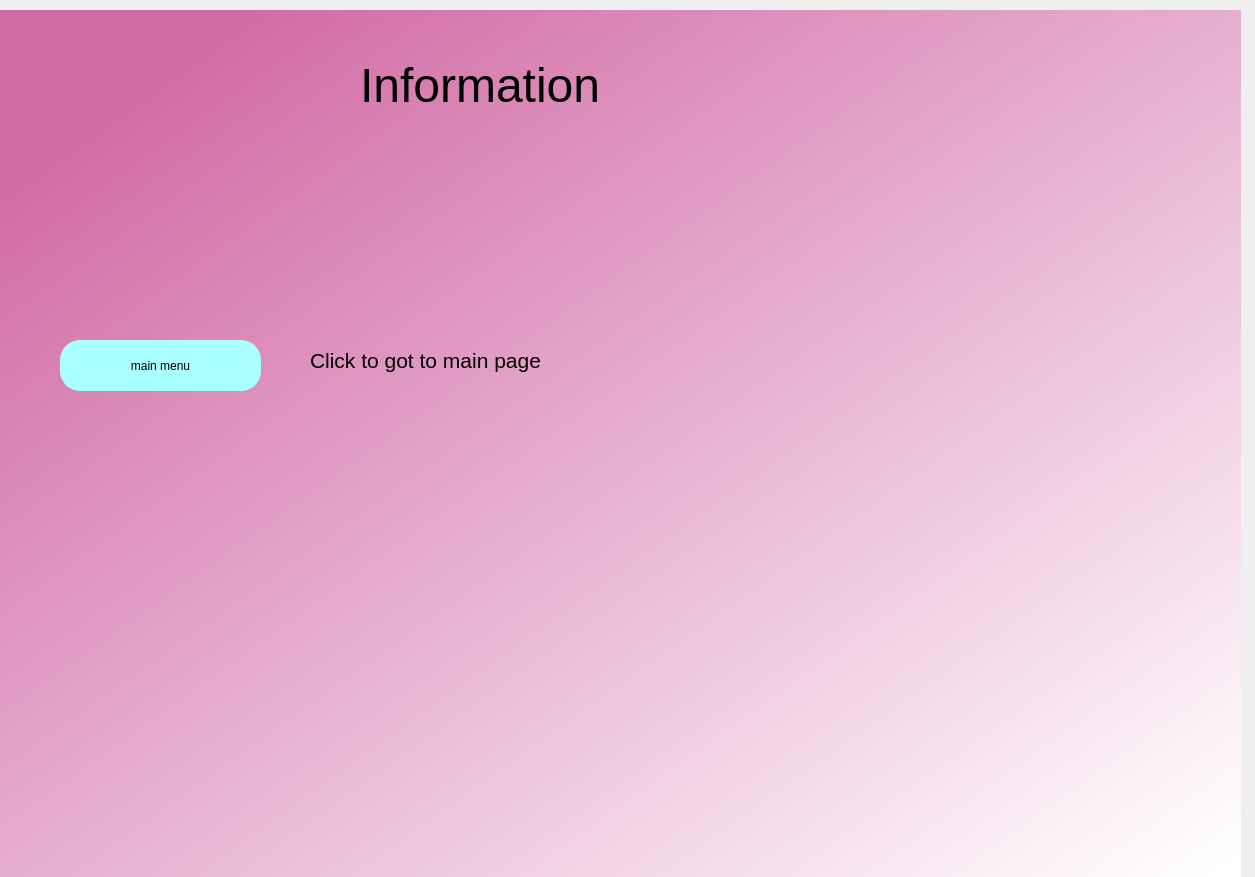
<?xml version="1.0" encoding="UTF-8"?>
<ui version="4.0">
 <class>Dialog</class>
 <widget class="QDialog" name="Dialog">
  <property name="geometry">
   <rect>
    <x>0</x>
    <y>0</y>
    <width>1255</width>
    <height>877</height>
   </rect>
  </property>
  <property name="windowTitle">
   <string>Dialog</string>
  </property>
  <widget class="QWidget" name="bgwidget" native="true">
   <property name="geometry">
    <rect>
     <x>-10</x>
     <y>10</y>
     <width>1251</width>
     <height>871</height>
    </rect>
   </property>
   <property name="styleSheet">
    <string notr="true">QWidget#bgwidget{
background-color:qlineargradient(spread:pad, x1:0.091, y1:0.101636, x2:0.991379, y2:0.977, stop:0 rgba(209, 107, 165, 255), stop:1 rgba(255, 255, 255, 255));}</string>
   </property>
   <widget class="QLabel" name="inf">
    <property name="geometry">
     <rect>
      <x>50</x>
      <y>0</y>
      <width>1131</width>
      <height>881</height>
     </rect>
    </property>
    <property name="text">
     <string>&lt;html&gt;&lt;head/&gt;&lt;body&gt;&lt;p&gt;&lt;img src=&quot;:/newPrefix/D:/sem 5/FLA/information.jpg&quot;/&gt;&lt;/p&gt;&lt;/body&gt;&lt;/html&gt;</string>
    </property>
   </widget>
   <widget class="QLabel" name="label">
    <property name="geometry">
     <rect>
      <x>370</x>
      <y>40</y>
      <width>331</width>
      <height>71</height>
     </rect>
    </property>
    <property name="styleSheet">
     <string notr="true">font: 36pt &quot;MS Shell Dlg 2&quot;; color:rgb(255, 255, 255)</string>
    </property>
    <property name="text">
     <string>&lt;!DOCTYPE HTML PUBLIC &quot;-//W3C//DTD HTML 4.0//EN&quot; &quot;http://www.w3.org/TR/REC-html40/strict.dtd&quot;&gt;
&lt;html&gt;&lt;head&gt;&lt;meta name=&quot;qrichtext&quot; content=&quot;1&quot; /&gt;&lt;style type=&quot;text/css&quot;&gt;
p, li { white-space: pre-wrap; }
&lt;/style&gt;&lt;/head&gt;&lt;body style=&quot; font-family:'MS Shell Dlg 2'; font-size:36pt; font-weight:400; font-style:normal;&quot;&gt;
&lt;p style=&quot; margin-top:0px; margin-bottom:0px; margin-left:0px; margin-right:0px; -qt-block-indent:0; text-indent:0px;&quot;&gt;&lt;span style=&quot; color:#000000;&quot;&gt;Information&lt;/span&gt;&lt;/p&gt;&lt;/body&gt;&lt;/html&gt;</string>
    </property>
   </widget>
   <widget class="QPushButton" name="mainmenu">
    <property name="geometry">
     <rect>
      <x>70</x>
      <y>330</y>
      <width>201</width>
      <height>51</height>
     </rect>
    </property>
    <property name="styleSheet">
     <string notr="true">border-radius:20px;
background-color: rgb(170, 255, 255);
font: 14pt &quot;MS Shell Dlg 2&quot;;</string>
    </property>
    <property name="text">
     <string>main menu</string>
    </property>
   </widget>
   <widget class="QLabel" name="label_3">
    <property name="geometry">
     <rect>
      <x>320</x>
      <y>330</y>
      <width>311</width>
      <height>41</height>
     </rect>
    </property>
    <property name="text">
     <string>&lt;html&gt;&lt;head/&gt;&lt;body&gt;&lt;p&gt;&lt;span style=&quot; font-size:16pt;&quot;&gt;Click to got to main page&lt;/span&gt;&lt;/p&gt;&lt;/body&gt;&lt;/html&gt;</string>
    </property>
   </widget>
  </widget>
 </widget>
 <resources>
  <include location="information.qrc"/>
 </resources>
 <connections/>
</ui>
